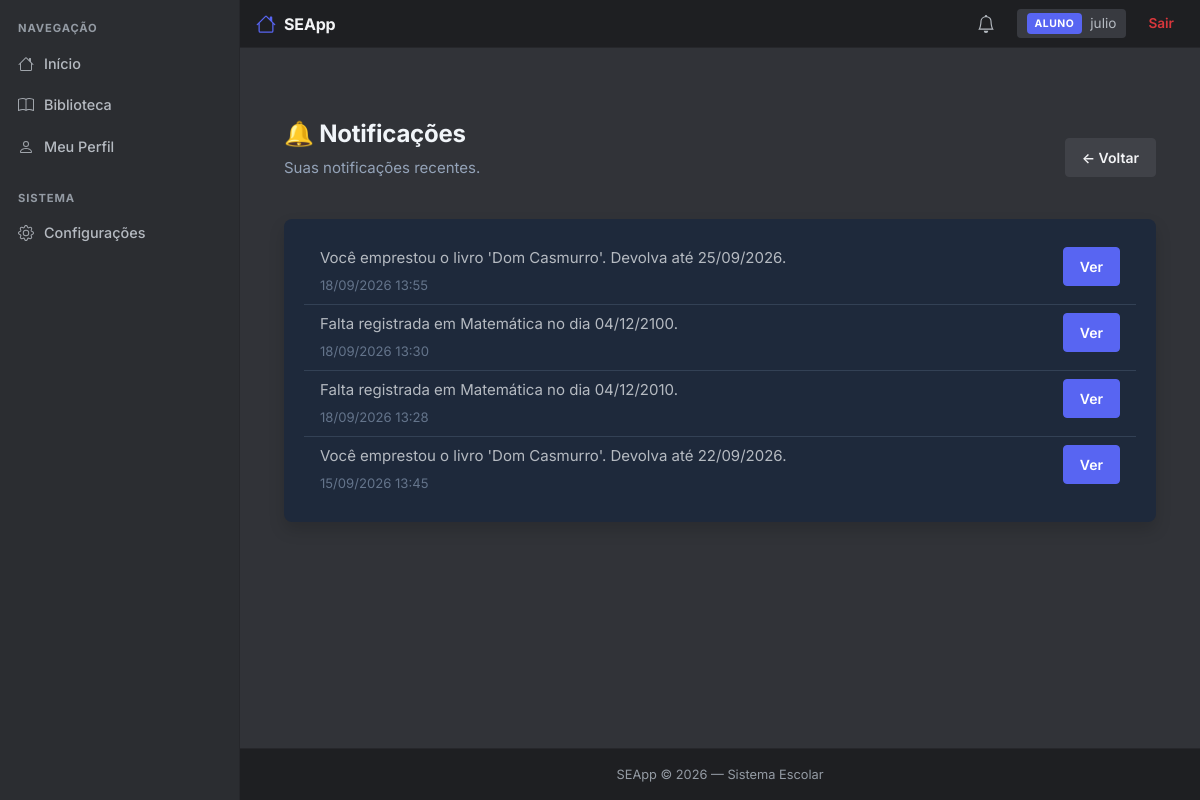
The page /notificacoes (signed in) on the database its author committed.
### app/models/notificacao.py (models this page shows, shortened)
class Notificacao(db.Model):
    __tablename__ = 'notificacoes'
    id = db.Column(db.Integer, primary_key=True)
    usuario_id = db.Column(db.Integer, db.ForeignKey('usuarios.id'), nullable=False)
    mensagem = db.Column(db.String(255), nullable=False)
    lida = db.Column(db.Boolean, default=False)
    criada_em = db.Column(db.DateTime, default=datetime.utcnow)
    link = db.Column(db.String(255), nullable=True)  # opcional (ex: /boletim/1)
    usuario = db.relationship('Usuario', backref='notificacoes', lazy=True)

### app/routes/notificacoes.py (the view)
@notificacoes_bp.route("/notificacoes")
def listar():
    if 'usuario_id' not in session:
        return redirect(url_for('auth.login'))
    usuario_id = session.get('usuario_id')
    notificacoes = Notificacao.query.filter_by(usuario_id=usuario_id).order_by(Notificacao.criada_em.desc()).all()
    for n in notificacoes:
        n.lida = True
    db.session.commit()
    return render_template("notificacoes/listar.html", notificacoes=notificacoes)

### templates/notificacoes/listar.html (shortened to what this page needs)
{% extends 'base.html' %}
{% block content %}
<div class="container mt-5">
    <div class="d-flex justify-content-between align-items-center mb-4">
        <div>
            <h1 class="fw-bold" style="color: #f1f5f9;">🔔 Notificações</h1>
            <p style="color: #94a3b8;">Suas notificações recentes.</p>
        </div>
        <a href="{{ url_for('dashboard.index') }}" class="btn btn-secondary">← Voltar</a>
    </div>
    <div class="card border-0 shadow" style="background: #1e293b;">
        <div class="card-body">
            {% if notificacoes %}
                <ul class="list-group list-group-flush">
                    {% for n in notificacoes %}
                    <li class="list-group-item" style="background: #1e293b; color: #f1f5f9; border-color: #334155;">
                        <div class="d-flex justify-content-between align-items-start">
                            <div>
                                <p class="mb-1">{{ n.mensagem }}</p>
                                <small style="color: #64748b;">{{ n.criada_em.strftime('%d/%m/%Y %H:%M') }}</small>
                            </div>
                            {% if n.link %}
                            <a href="{{ n.link }}" class="btn btn-sm btn-primary">Ver</a>
                            {% endif %}
                        </div>
                    </li>
                    {% endfor %}
                </ul>
            {% else %}
                <p style="color: #94a3b8;">Nenhuma notificação no momento.</p>
            {% endif %}
        </div>
    </div>
</div>
{% endblock %}

### static/css/style.css (style rules this page uses)
:root { --bg: #313338; --bg-sidebar: #2B2D31; --bg-nav: #1E1F22; --surface: #383A40; --surface-hover: #404248; --border: #26272B; --border-2: #4E5058; --text: #F2F3F5; --text-2: #B5BAC1; --text-3: #949BA4; --primary: #5865F2; --primary-hover: #4752C4; --success: #23A55A; --success-hover: #1E8F4C; --danger: #DA373C; --danger-hover: #A12828; --warning: #F0B232; --warning-hover: #D89E2A; --radius: 8px; --radius-sm: 4px; --shadow: 0 2px 10px rgba(0,0,0,0.2); --shadow-lg: 0 8px 24px rgba(0,0,0,0.4); }
* { margin: 0; padding: 0; box-sizing: border-box; }
html, body { height: 100%; background: var(--bg); }
body { background: var(--bg); color: var(--text); font-family: "Inter", -apple-system, BlinkMacSystemFont, "Segoe UI", Roboto, sans-serif; font-size: 15px; line-height: 1.5; min-height: 100vh; display: flex; flex-direction: column; -webkit-font-smoothing: antialiased; }
h1, h2, h3, h4, h5, h6 { color: var(--text); font-weight: 700; letter-spacing: -0.01em; }
h1 { font-size: 1.5rem; }
p { color: var(--text-2); }
a { text-decoration: none; color: var(--primary); transition: color 0.15s; }
.card { background: var(--surface); border: 1px solid var(--border); border-radius: var(--radius); box-shadow: var(--shadow); }
.card-body { padding: 20px; }
.btn { font-size: 0.875rem; font-weight: 600; padding: 8px 16px; border-radius: var(--radius-sm); transition: background 0.15s; border: 1px solid transparent; display: inline-flex; align-items: center; justify-content: center; gap: 6px; }
.btn-primary { background: var(--primary); border-color: var(--primary); color: white; }
.btn-secondary { background: var(--surface-hover); border-color: var(--surface-hover); color: var(--text); }

### rows shown on the page
Notificacao: mensagem "Você emprestou o livro 'Dom Casmurro'. Devolva até 25/09/2026.", criada_em "18/09/2026 13:55"
Notificacao: mensagem "Falta registrada em Matemática no dia 04/12/2100.", criada_em "18/09/2026 13:30"
Notificacao: mensagem "Falta registrada em Matemática no dia 04/12/2010.", criada_em "18/09/2026 13:28"
Notificacao: mensagem "Você emprestou o livro 'Dom Casmurro'. Devolva até 22/09/2026.", criada_em "15/09/2026 13:45"

### other values the page prints
{{ session.get("tipo", "").upper() }} "ALUNO"
{{ session["usuario"] }} "julio"
